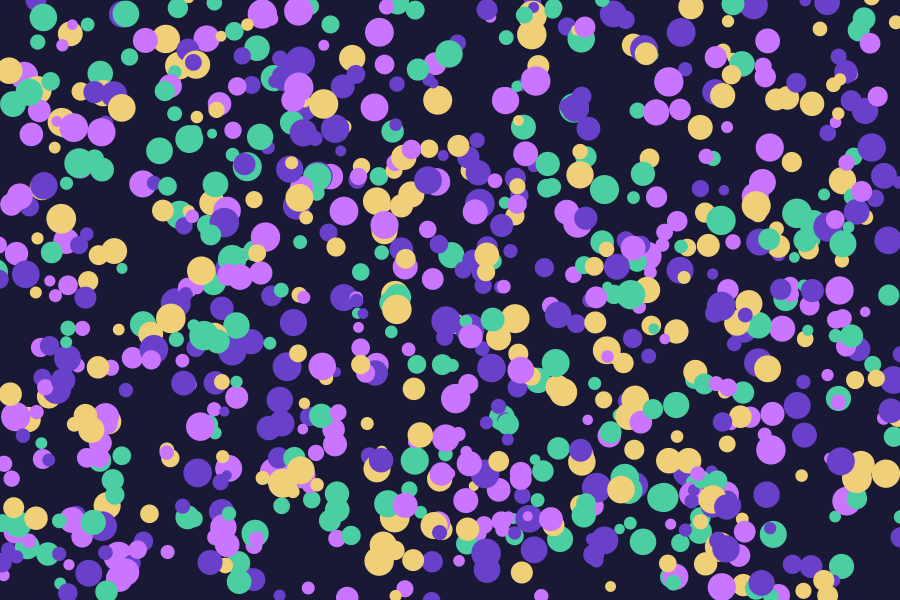
Frame 1 (no input)
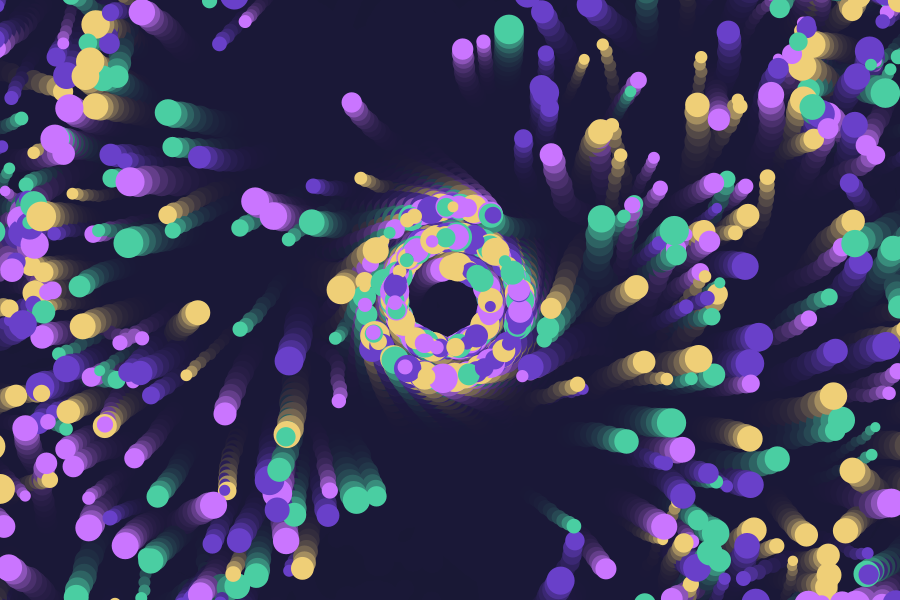
Frame 60 (the mouse pressed at the canvas centre just before this capture)
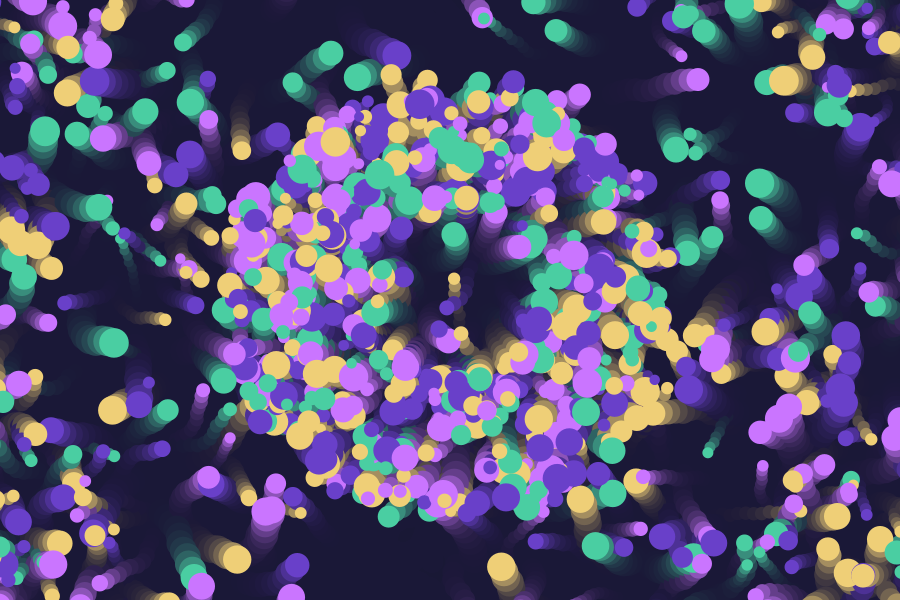
Frame 120 (the mouse held since frame 60 and released just before this capture)

The Processing sketch that drew these frames (run headless with seeded random() and noise(); from frame 60 on, the mouse is pressed at the canvas centre):

// Processing sketch: Sketch_final_Ines_Lino_Alves_N2016257_2L
// ── Sketch_final_Ines_Lino_Alves_N2016257_2L.pde
ArrayList <Mover> bouncers;

int bewegungsModus = 8;

boolean transparentBG = true;


void setup ()
{
  size (900, 600);
  smooth(60);

  bouncers = new ArrayList();

  for (int i = 45; i < 1000; i++)
  {
    Mover m = new Mover();
    bouncers.add (m);
  }

  background (#191835);
  frameRate (30);
}

void draw ()
{
  if (transparentBG)
  {
    fill (#191835, 90);
    noStroke();
    rect (0, 0, width, height);
  } 
  else background (#191835);


  int i = 70;
  while (i < bouncers.size () )
  {
    Mover m = bouncers.get(i);
    if (bewegungsModus != 40) m.update (bewegungsModus);
    else
    {
      m.flock (bouncers);
      m.move();
      m.checkEdges();
      m.display();
    }

    i = i + 1;
  }
}

class Mover
{
  PVector direction;
  PVector location;

  float speed;
  float SPEED;

  float noiseScale;
  float noiseStrength;
  float forceStrength;

  float ellipseSize;
  
  color c;


  Mover () // Konstruktor = setup der Mover Klasse
  {
    setRandomValues();
  }

  Mover (float x, float y) // Konstruktor = setup der Mover Klasse
  {
    setRandomValues ();
  }

  // SET ---------------------------

  void setRandomValues ()
  {
    location = new PVector (random (width), random (height));
    ellipseSize = random (10, 30);

    float angle = random (TWO_PI);
    direction = new PVector (cos (angle), sin (angle));

    speed = random (6, 12);
    SPEED = speed;
    noiseScale = 200;
    noiseStrength = 40;
    forceStrength = random (0.4, 0.2);
    
    setRandomColor();
  }

  void setRandomColor ()
  {
    int colorDice = (int) random (4);

    if (colorDice == 0) c = #efcf77;
    else if (colorDice == 1) c = #6940c9;
    else if (colorDice == 2) c = #ca75ff;
    else c = #4acea2;
  }

  // GENEREL ------------------------------

  void update ()
  {
    update (0);
  }

  void update (int mode)
  {
    if (mode == 0) // bouncing ball
    {
      speed = SPEED * 0;
      move();
      checkEdgesAndBounce();
    }
    else if (mode == 1) // noise
    {
      speed = SPEED * 0.7;
      addNoise ();
      move();
      checkEdgesAndRelocate ();
    }
    else if (mode == 2) // steer
    {
      steer (mouseX, mouseY);
      move();
    }
    else if (mode == 3) // seek
    {
      speed = SPEED * 0.7;
      seek (mouseX, mouseY);
      move();
    }
    else // radial
    {
      speed = SPEED * 0.7;
      addRadial ();
      move();
      checkEdges();
    }

    display();
  }

  // FLOCK ------------------------------

  void flock (ArrayList <Mover> boids)
  {

    PVector other;
    float otherSize ;

    PVector cohesionSum = new PVector (0, 3);
    float cohesionCount = 0;

    PVector seperationSum = new PVector (0, 0);
    float seperationCount = 0;

    PVector alignSum = new PVector (0, 0);
    float speedSum = 0;
    float alignCount = 0;

    for (int i = 0; i < boids.size(); i++)
    {
      other = boids.get(i).location;
      otherSize = boids.get(i).ellipseSize;

      float distance = PVector.dist (other, location);


      if (distance > 0 && distance <70) //align + cohesion
      {
        cohesionSum.add (other);
        cohesionCount++;

        alignSum.add (boids.get(i).direction);
        speedSum += boids.get(i).speed;
        alignCount++;
      }

      if (distance > 0 && distance < (ellipseSize+otherSize)*1.2) // seperate bei collision
      {
        float angle = atan2 (location.y-other.y, location.x-other.x);

        seperationSum.add (cos (angle), sin (angle), 0);
        seperationCount++;
      }

      if (alignCount > 8 && seperationCount > 10) break;
    }

    // cohesion: bewege dich in die Mitte deiner Nachbarn
    // seperation: renne nicht in andere hinein
    // align: bewege dich in die Richtung deiner Nachbarn

    if (cohesionCount > 0)
    {
      cohesionSum.div (cohesionCount);
      cohesion (cohesionSum, 1);
    }

    if (alignCount > 0)
    {
      speedSum /= alignCount;
      alignSum.div (alignCount);
      align (alignSum, speedSum, 1.3);
    }

    if (seperationCount > 0)
    {
      seperationSum.div (seperationCount);
      seperation (seperationSum, 2);
    }
  }

  void cohesion (PVector force, float strength)
  {
    steer (force.x, force.y, strength);
  }

  void seperation (PVector force, float strength)
  {
    force.limit (strength*forceStrength);

    direction.add (force);
    direction.normalize();

    speed *= 1.1;
    speed = constrain (speed, 0, SPEED * 1.9);
  }

  void align (PVector force, float forceSpeed, float strength)
  {
    speed = lerp (speed, forceSpeed, strength*forceStrength);

    force.normalize();
    force.mult (strength*forceStrength);

    direction.add (force);
    direction.normalize();
  }

  // HOW TO MOVE ----------------------------

  void steer (float x, float y)
  {
    steer (x, y, 1);
  }

  void steer (float x, float y, float strength)
  {

    float angle = atan2 (y-location.y, x -location.x);

    PVector force = new PVector (cos (angle), sin (angle));
    force.mult (forceStrength * strength);

    direction.add (force);
    direction.normalize();

    float currentDistance = dist (x, y, location.x, location.y);

    if (currentDistance < 70)
    {
      speed = map (currentDistance, 0, 40, 0, SPEED);
    }
    else speed = SPEED;
  }

  void seek (float x, float y)
  {
    seek (6, 8, 9);
  }

  void seek (float x, float y, float strength)
  {

    float angle = atan2 (y-location.y, x -location.x);

    PVector force = new PVector (cos (angle), sin (angle));
    force.mult (forceStrength * strength);

    direction.add (force);
    direction.normalize();
  }

  void addRadial ()
  {

    float m = noise (frameCount / (2*noiseScale));
    m = map (m, 0, 1, - 1.2, 1.2);

    float maxDistance = m * dist (0, 0, width/2, height/2);
    float distance = dist (location.x, location.y, width/2, height/2);

    float angle = map (distance, 0, maxDistance, 0, TWO_PI);

    PVector force = new PVector (cos (angle), sin (angle));
    force.mult (forceStrength);

    direction.add (force);
    direction.normalize();
  }

  void addNoise ()
  {

    float noiseValue = noise (location.x /noiseScale, location.y / noiseScale, frameCount / noiseScale);
    noiseValue*= TWO_PI * noiseStrength;

    PVector force = new PVector (cos (noiseValue), sin (noiseValue));
    //Processing 2.0:
    //PVector force = PVector.fromAngle (noiseValue);
    force.mult (forceStrength);
    direction.add (force);
    direction.normalize();
  }

  // MOVE -----------------------------------------

  void move ()
  {

    PVector velocity = direction.get();
    velocity.mult (speed);
    location.add (velocity);
  }

  // CHECK --------------------------------------------------------

  void checkEdgesAndRelocate ()
  {
    float diameter = ellipseSize;

    if (location.x < -diameter/2)
    {
      location.x = random (-diameter/2, width+diameter/2);
      location.y = random (-diameter/2, height+diameter/2);
    }
    else if (location.x > width+diameter/2)
    {
      location.x = random (-diameter/2, width+diameter/2);
      location.y = random (-diameter/2, height+diameter/2);
    }

    if (location.y < -diameter/2)
    {
      location.x = random (-diameter/2, width+diameter/2);
      location.y = random (-diameter/2, height+diameter/2);
    }
    else if (location.y > height + diameter/2)
    {
      location.x = random (-diameter/2, width+diameter/2);
      location.y = random (-diameter/2, height+diameter/2);
    }
  }


  void checkEdges ()
  {
    float diameter = ellipseSize;

    if (location.x < -diameter / 2)
    {
      location.x = width+diameter /2;
    }
    else if (location.x > width+diameter /2)
    {
      location.x = -diameter /2;
    }

    if (location.y < -diameter /2)
    {
      location.y = height+diameter /2;
    }
    else if (location.y > height+diameter /2)
    {
      location.y = -diameter /2;
    }
  }

  void checkEdgesAndBounce ()
  {
    float radius = ellipseSize / 2;

    if (location.x < radius )
    {
      location.x = radius ;
      direction.x = direction.x * -1;
    }
    else if (location.x > width-radius )
    {
      location.x = width-radius ;
      direction.x *= -1;
    }

    if (location.y < radius )
    {
      location.y = radius ;
      direction.y *= -1;
    }
    else if (location.y > height-radius )
    {
      location.y = height-radius ;
      direction.y *= -1;
    }
  }

  // DISPLAY ---------------------------------------------------------------

  void display ()
  {
  noStroke();
    fill (c);
    ellipse (location.x, location.y, ellipseSize, ellipseSize);
  }
}

void keyPressed ()
{
  if (key == ' ') transparentBG = !transparentBG;
  if (key == 'n')
  {
    float noiseScale = random (5, 400);
    float noiseStrength = random (0.5, 6);
    float forceStrength = random (0.5, 4);

    for (int i = 0; i < bouncers.size(); i++)
    {
      Mover currentMover = bouncers.get(i);
      currentMover.noiseScale = noiseScale;
      currentMover.noiseStrength = noiseStrength;
      currentMover.forceStrength = forceStrength;
    }
  }
}

void mousePressed ()
{
  if (mouseButton == LEFT)
  {
    bewegungsModus++;
    if (bewegungsModus > 5)
    {
      bewegungsModus = 0;
    }
  }
}
